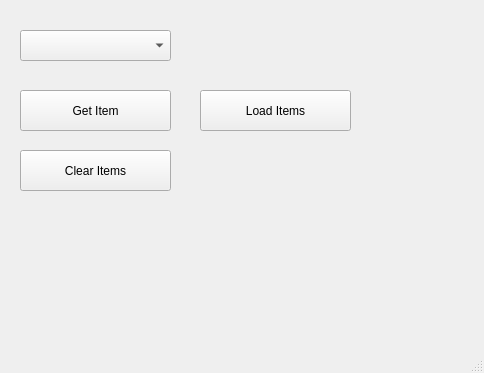
<?xml version="1.0" encoding="UTF-8"?>
<ui version="4.0">
 <class>MainWindow</class>
 <widget class="QMainWindow" name="MainWindow">
  <property name="geometry">
   <rect>
    <x>0</x>
    <y>0</y>
    <width>484</width>
    <height>373</height>
   </rect>
  </property>
  <property name="windowTitle">
   <string>MainWindow</string>
  </property>
  <widget class="QWidget" name="centralwidget">
   <widget class="QComboBox" name="cbSehirler">
    <property name="geometry">
     <rect>
      <x>20</x>
      <y>30</y>
      <width>151</width>
      <height>31</height>
     </rect>
    </property>
   </widget>
   <widget class="QLabel" name="lblResult">
    <property name="geometry">
     <rect>
      <x>200</x>
      <y>30</y>
      <width>151</width>
      <height>31</height>
     </rect>
    </property>
    <property name="text">
     <string/>
    </property>
   </widget>
   <widget class="QPushButton" name="btnGetItem">
    <property name="geometry">
     <rect>
      <x>20</x>
      <y>90</y>
      <width>151</width>
      <height>41</height>
     </rect>
    </property>
    <property name="text">
     <string>Get Item</string>
    </property>
   </widget>
   <widget class="QPushButton" name="lblLoadItems">
    <property name="geometry">
     <rect>
      <x>200</x>
      <y>90</y>
      <width>151</width>
      <height>41</height>
     </rect>
    </property>
    <property name="text">
     <string>Load Items</string>
    </property>
   </widget>
   <widget class="QPushButton" name="btnClear">
    <property name="geometry">
     <rect>
      <x>20</x>
      <y>150</y>
      <width>151</width>
      <height>41</height>
     </rect>
    </property>
    <property name="text">
     <string>Clear Items</string>
    </property>
   </widget>
  </widget>
  <widget class="QMenuBar" name="menubar">
   <property name="geometry">
    <rect>
     <x>0</x>
     <y>0</y>
     <width>484</width>
     <height>21</height>
    </rect>
   </property>
  </widget>
  <widget class="QStatusBar" name="statusbar"/>
 </widget>
 <resources/>
 <connections/>
</ui>
